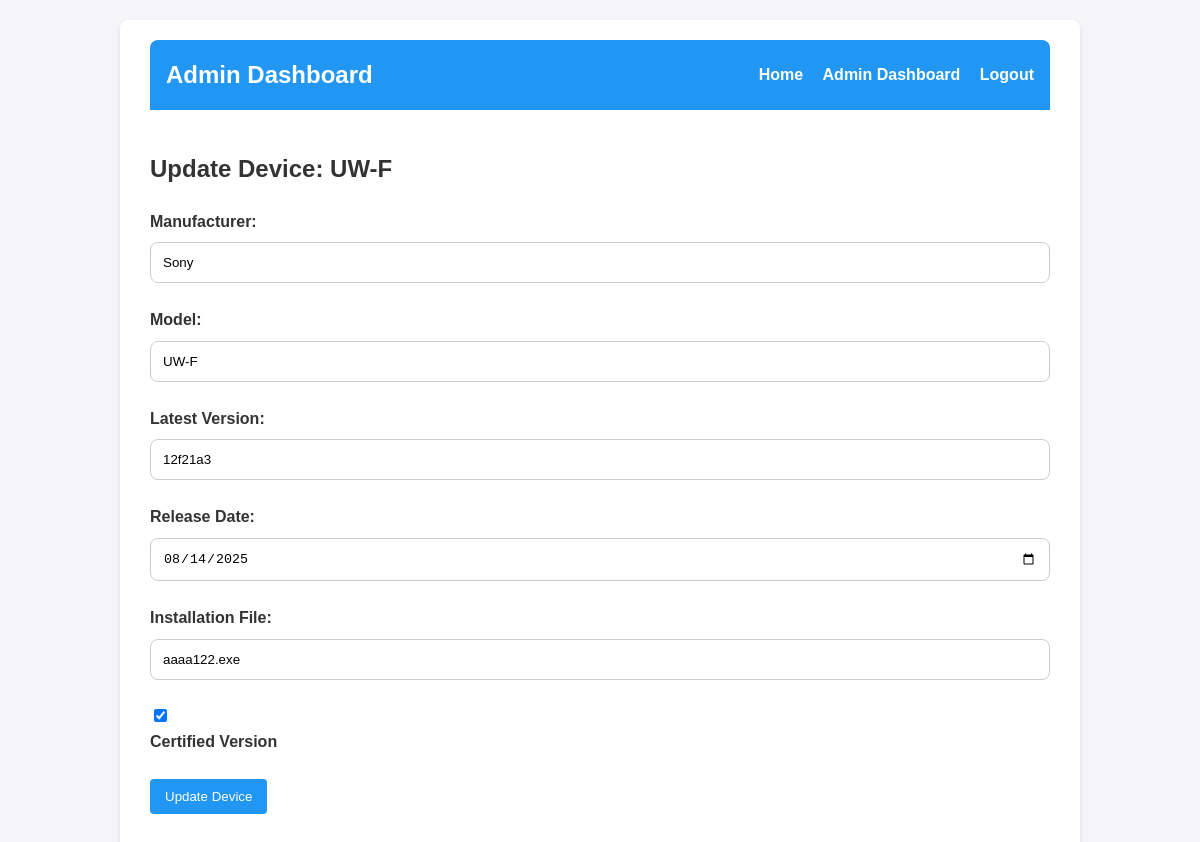
The app's page /admin/update/1 (signed in) with its own data.
### app.py (models this page shows)
class Device(db.Model):
    id = db.Column(db.Integer, primary_key=True)
    manufacturer = db.Column(db.String(100), nullable=False)
    model = db.Column(db.String(100), unique=True, nullable=False)
    latest_firmware_version = db.Column(db.String(50), nullable=False)
    latest_firmware_date = db.Column(db.DateTime, nullable=False, default=datetime.utcnow)
    is_certified = db.Column(db.Boolean, default=False)
    installation_file_title = db.Column(db.String(200), nullable=True)

### app.py (the view, shortened to what this page needs)
@app.route("/admin/update/<int:device_id>", methods=['GET', 'POST'])
@admin_required
def update_device(device_id):
    device = Device.query.get_or_404(device_id)
    return render_template("update_device.html", device=device)

### app.py (called while the page is built)
@login_manager.user_loader
def load_user(user_id):
    return User.query.get(int(user_id))

@app.after_request
def add_no_cache_headers(response):
    response.headers['Cache-Control'] = 'no-cache, no-store, must-revalidate'
    response.headers['Pragma'] = 'no-cache'
    response.headers['Expires'] = '0'
    return response

def admin_required(f):
    @wraps(f)
    def decorated_function(*args, **kwargs):
        if not current_user.is_authenticated or current_user.role != 'admin':
            return "Unauthorized Access", 403
        return f(*args, **kwargs)
    return decorated_function

### templates/update_device.html (shortened to what this page needs)
<!DOCTYPE html>
<html lang="en">
<head>
    <link rel="stylesheet" href="{{ url_for('static', filename='css/main.css') }}">
</head>
<body>
    <div class="container">
        <header>
            <h1>Admin Dashboard</h1>
            <nav>
                <a href="{{ url_for('index') }}">Home</a>
                <a href="{{ url_for('admin_dashboard') }}">Admin Dashboard</a>
                <a href="{{ url_for('logout') }}">Logout</a>
            </nav>
        </header>
        <main>
            <h2>Update Device: {{ device.model }}</h2>
            <form action="{{ url_for('update_device', device_id=device.id) }}" method="post">
                <div class="form-group">
                    <label for="manufacturer">Manufacturer:</label>
                    <input type="text" id="manufacturer" name="manufacturer" value="{{ device.manufacturer }}" required>
                </div>
                <div class="form-group">
                    <label for="model">Model:</label>
                    <input type="text" id="model" name="model" value="{{ device.model }}" required>
                </div>
                <div class="form-group">
                    <label for="version">Latest Version:</label>
                    <input type="text" id="version" name="version" value="{{ device.latest_firmware_version }}" required>
                </div>
                <div class="form-group">
                    <label for="date">Release Date:</label>
                    <input type="date" id="date" name="date" value="{{ device.latest_firmware_date.strftime('%Y-%m-%d') }}" required>
                </div>
                <div class="form-group">
                    <label for="installation_file_title">Installation File:</label>
                    <input type="text" id="installation_file_title" name="installation_file_title" value="{{ device.installation_file_title }}" placeholder="e.g., firmware_update_v2.0.exe">
                </div>
                <div class="form-group">
                    <input type="checkbox" id="is_certified" name="is_certified" {% if device.is_certified %}checked{% endif %}>
                    <label for="is_certified">Certified Version</label>
                </div>
                <button type="submit" class="btn btn-primary">Update Device</button>
            </form>
        </main>
    </div>
</body>
</html>

### static/css/main.css (style rules this page uses)
body { font-family: Arial, sans-serif; background-color: #f4f4f9; color: #333; margin: 0; padding: 0; line-height: 1.6; }
.container { max-width: 900px; margin: 20px auto; background: #fff; padding: 20px 30px; border-radius: 8px; box-shadow: 0 2px 4px rgba(0, 0, 0, 0.1); }
header { background-color: #2196F3; color: white; padding: 1rem; border-radius: 8px 8px 0 0; display: flex; justify-content: space-between; align-items: center; }
header h1 { margin: 0; font-size: 1.5rem; }
header nav a { color: white; text-decoration: none; margin-left: 15px; font-weight: bold; }
main { padding: 20px 0; }
.form-group { margin-bottom: 15px; }
.form-group label { display: block; margin-bottom: 5px; font-weight: bold; }
.form-group input[type="text"], .form-group input[type="password"], .form-group input[type="date"] { width: 100%; padding: 8px; box-sizing: border-box; border: 1px solid #ccc; border-radius: 4px; }
.btn { display: inline-block; background-color: #2196F3; color: white; padding: 10px 15px; border: none; border-radius: 4px; cursor: pointer; text-decoration: none; text-align: center; }

### templates/update_device.html (style rules this page uses)
.form-group { margin-bottom: 1.5rem; }
.form-group label { display: block; margin-bottom: 0.5rem; font-weight: bold; }
.form-group input[type="text"], .form-group input[type="date"] { width: 100%; padding: 12px; border: 1px solid #ccc; border-radius: 8px; box-sizing: border-box; }
.form-group input[type="checkbox"] { margin-right: 8px; }

### records on screen
Device: model "UW-F", manufacturer "Sony", version "12f21a3", date "08/14/2025", installation_file_title "aaaa122.exe", is_certified "☑"
